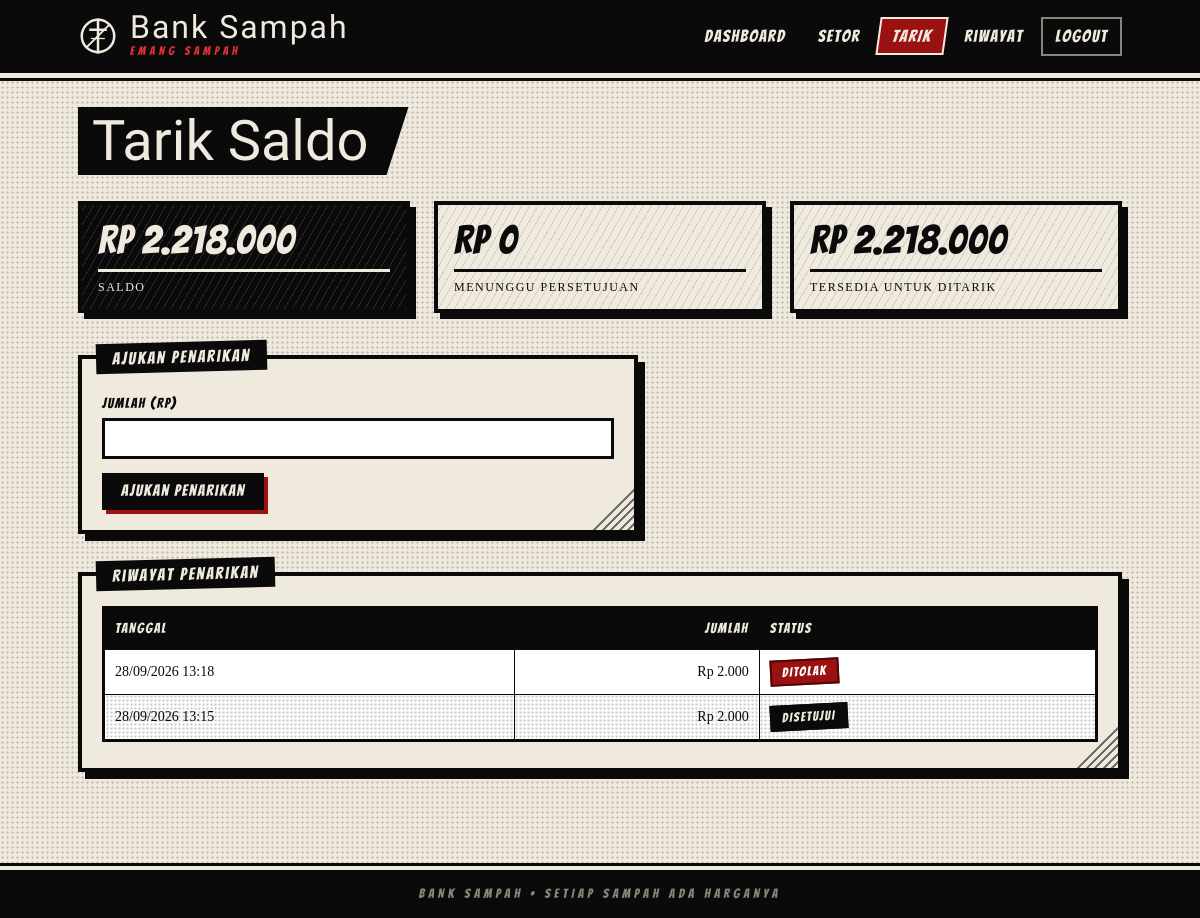
Page /nasabah/tarik.php (signed in) on the committed database.
### tables this page shows
CREATE TABLE `users` (
  `id_user` int(11) NOT NULL,
  `nama` varchar(100) NOT NULL,
  `username` varchar(50) NOT NULL,
  `password` varchar(255) NOT NULL,
  `role` enum('admin','nasabah','pengepul') NOT NULL,
  `tipe_nasabah` enum('guru','murid') DEFAULT NULL,
  `saldo` decimal(12,2) DEFAULT 0.00
);

CREATE TABLE `penarikan` (
  `id_tarik` int(11) NOT NULL,
  `id_user` int(11) NOT NULL,
  `jumlah` decimal(12,2) NOT NULL,
  `status` enum('pending','disetujui','ditolak') DEFAULT 'pending',
  `tanggal` datetime DEFAULT current_timestamp(),
  `tanggal_proses` datetime DEFAULT NULL
);

### nasabah/tarik.php (the view, shortened to what this page needs)
<?php
require_once "../config/layout.php";
$id_user = (int)$_SESSION['user']['id_user'];
$saldo    = (float)satu($koneksi, "SELECT saldo FROM users WHERE id_user = $id_user");
$pending  = (float)satu($koneksi, "SELECT COALESCE(SUM(jumlah),0) FROM penarikan WHERE id_user = $id_user AND status='pending'");
$tersedia = $saldo - $pending;
$stmt = mysqli_prepare($koneksi, "SELECT * FROM penarikan WHERE id_user = ? ORDER BY tanggal DESC");
mysqli_stmt_bind_param($stmt, "i", $id_user);
mysqli_stmt_execute($stmt);
$riwayat = mysqli_stmt_get_result($stmt);
layout_awal('Tarik Saldo');
?>
<div class="stats">
    <div class="stat gelap"><div class="angka"><?= rp($saldo) ?></div><div class="label">Saldo</div></div>
    <div class="stat <?= $pending > 0 ? 'merah' : '' ?>"><div class="angka"><?= rp($pending) ?></div><div class="label">Menunggu persetujuan</div></div>
    <div class="stat"><div class="angka"><?= rp($tersedia) ?></div><div class="label">Tersedia untuk ditarik</div></div>
</div>
<section class="panel lebar-form">
    <h3>Ajukan Penarikan</h3>
    <form method="POST">
        <label for="jumlah">Jumlah (Rp)</label>
        <input type="number" id="jumlah" step="0.01" min="0.01" name="jumlah" required>
        <button type="submit">Ajukan Penarikan</button>
    </form>
</section>
<section class="panel">
    <h3>Riwayat Penarikan</h3>
    <div class="tabel-wrap">
    <table>
        <thead><tr><th>Tanggal</th><th class="angka">Jumlah</th><th>Status</th></tr></thead>
        <tbody>
        <?php $ada = false; while ($r = mysqli_fetch_assoc($riwayat)) { $ada = true; ?>
        <tr>
            <td><?= tgl($r['tanggal']) ?></td>
            <td class="angka"><?= rp($r['jumlah']) ?></td>
            <td><?= badge($r['status']) ?></td>
        </tr>
        <?php } if (!$ada) echo '<tr><td colspan="3" class="kosong">Belum ada penarikan.</td></tr>'; ?>
        </tbody>
    </table>
    </div>
</section>
<?php layout_akhir(); ?>

### config/layout.php (shortened to what this page needs)
<?php
function h($s)   { return htmlspecialchars((string)($s ?? ''), ENT_QUOTES, 'UTF-8'); }
function rp($n)  { return 'Rp ' . number_format((float)$n, 0, ',', '.'); }
function tgl($t) { return $t ? date('d/m/Y H:i', strtotime($t)) : '-'; }
function badge($s) {
    $s = in_array($s, ['pending', 'disetujui', 'ditolak'], true) ? $s : 'pending';
    return '<span class="badge ' . $s . '">' . $s . '</span>';
}
function satu($koneksi, $sql) {
    $r = mysqli_fetch_row(mysqli_query($koneksi, $sql));
    return $r[0] ?? 0;
}
function menu_role($role) {
    $m = [
        'admin' => [
            ['Dashboard', 'admin/dashboard.php'], ['Setoran', 'admin/setoran.php'],
            ['Pembelian', 'admin/pembelian.php'], ['Penarikan', 'admin/tarik.php'],
            ['Top Up', 'admin/topup_pengepul.php'],
            ['Sampah', 'admin/sampah.php'], ['Transaksi', 'admin/transaksi.php'],
            ['Grafik', 'admin/grafik.php'], ['Users', 'admin/users.php'],
        ],
        'nasabah' => [
            ['Dashboard', 'nasabah/dashboard.php'], ['Setor', 'nasabah/setor.php'],
            ['Tarik', 'nasabah/tarik.php'], ['Riwayat', 'nasabah/riwayat.php'],
        ],
        'pengepul' => [
            ['Dashboard', 'pengepul/dashboard.php'], ['Beli', 'pengepul/beli.php'],
            ['Riwayat', 'pengepul/riwayat.php'],
        ],
    ];
    return $m[$role] ?? [];
}
function sigil($kelas = '') {
    return '<svg class="' . $kelas . '" viewBox="0 0 64 64" fill="none" stroke="currentColor" stroke-width="4" stroke-linecap="square">'
         . '<circle cx="32" cy="32" r="26"/><path d="M32 6V58"/><path d="M20 22H44"/>'
         . '<path d="M14 50L50 14" stroke-width="3"/><path d="M22 36H42" stroke-width="2"/></svg>';
}
function layout_awal($judul, $login = false) {
    $user = $_SESSION['user'] ?? null;
    ?>
<!DOCTYPE html>
<html lang="id">
<head>
<link rel="stylesheet" href="<?= BASE_URL ?>/assets/style.css">
</head>
<body class="<?= $login ? 'login' : '' ?>">
<header class="topbar">
    <div class="topbar-in">
        <a class="brand" href="<?= BASE_URL ?>/<?= h($user['role'] ?? 'login') ?>/dashboard.php">
            <?= sigil() ?>
            <span><b>Bank Sampah</b><small>EMANG SAMPAH</small></span>
        </a>
        <?php if ($user) { ?>
        <nav class="nav">
            <?php
            $cur = $_SERVER['SCRIPT_NAME'];
            foreach (menu_role($user['role']) as [$nama, $path]) {
                $aktif = dirname($cur) === dirname(BASE_URL . '/' . $path)
                      && explode('_', basename($cur, '.php'))[0] === explode('_', basename($path, '.php'))[0];
                echo '<a href="' . BASE_URL . '/' . $path . '"' . ($aktif ? ' class="aktif"' : '') . '>' . $nama . '</a>';
            }
            ?>
            <a class="keluar" href="<?= BASE_URL ?>/logout.php">Logout</a>
        </nav>
        <?php } ?>
    </div>
</header>
<main class="wrap">
<h2 class="judul"><?= h($judul) ?></h2>
<?php
}
function layout_akhir($login = false) {
    ?>
</main>
<footer class="foot">BANK SAMPAH &bull; SETIAP SAMPAH ADA HARGANYA</footer>
</body>
</html>
<?php
}

### rows in the picture
users: saldo "Rp 2.218.000"
penarikan: tanggal "28/09/2026 13:18", jumlah "Rp 2.000", status "DITOLAK"
penarikan: tanggal "28/09/2026 13:15", jumlah "Rp 2.000", status "DISETUJUI"

### other values in the picture
$nama "Dashboard"
$nama "Setor"
$nama "Tarik"
$nama "Riwayat"
$judul "Tarik Saldo"
rp($pending) "Rp 0"
rp($tersedia) "Rp 2.218.000"
